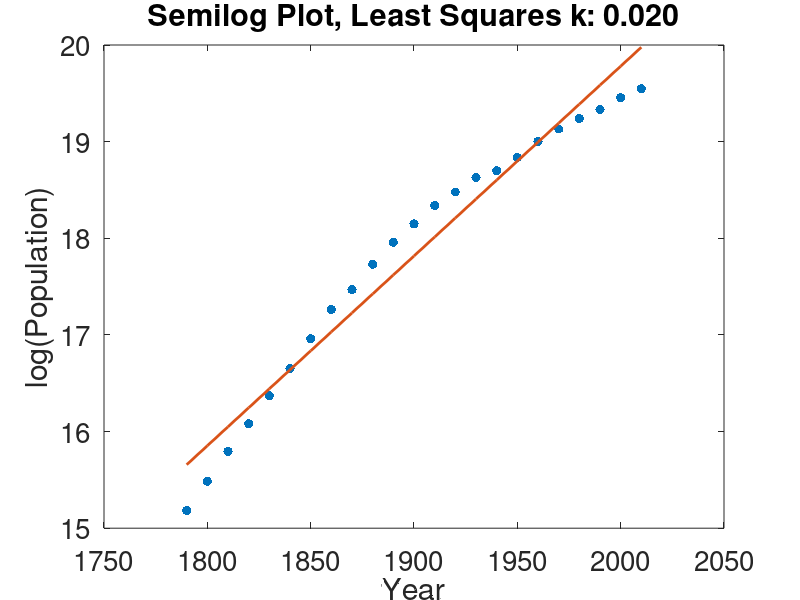

The MATLAB script that drew this image:
%function Problem1ls
clc,clear

load('us_population.mat','HistoricalPopulationDataUS')

t = HistoricalPopulationDataUS(:,1);
e = ones(size(t));
A = [e, t];
b = log(HistoricalPopulationDataUS(:,2));
ls_result = A\b;
plot(t,b,'.','MarkerSize',20)
hold on
plot(t,ls_result(1) + t*ls_result(2),'linewidth',2)

hold off

set(gca,'FontSize',20)
xlabel('Year')
ylabel('log(Population)')
title(sprintf('Semilog Plot, Least Squares k: %1.3f',ls_result(2)))